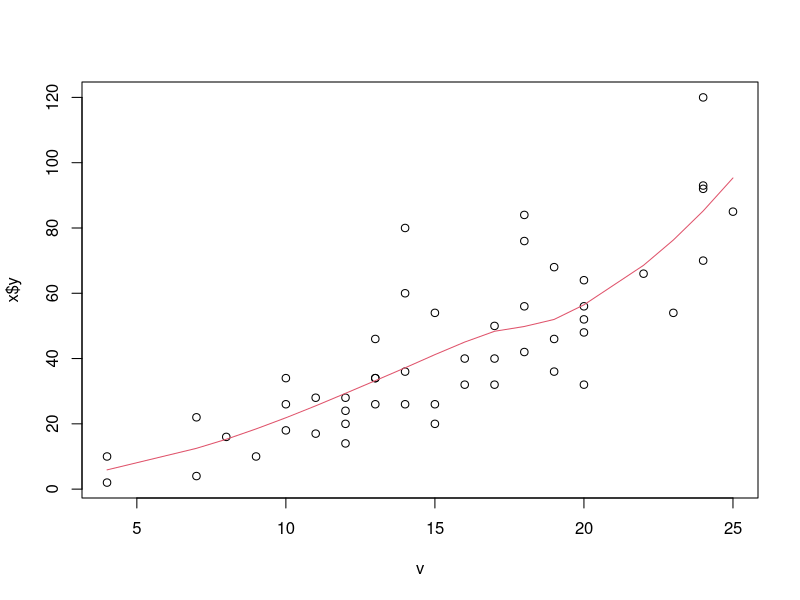

This figure's R source:
library(statip)


### Name: plot.loess
### Title: Basic plot of a loess object
### Aliases: plot.loess

### ** Examples

reg <- loess(dist ~ speed, cars)
plot(reg)
